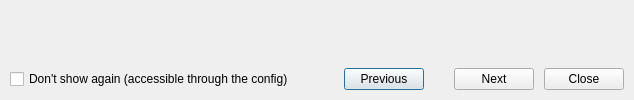
<?xml version="1.0" encoding="UTF-8"?>
<ui version="4.0">
 <class>NewVersionInfoDlg</class>
 <widget class="QDialog" name="NewVersionInfoDlg">
  <property name="windowTitle">
   <string>What's new in GitQlient?</string>
  </property>
  <property name="windowIcon">
   <iconset resource="../GitQlient.qrc">
    <normaloff>:/icons/GitQlientLogoSVG</normaloff>:/icons/GitQlientLogoSVG</iconset>
  </property>
  <layout class="QVBoxLayout" name="verticalLayout">
   <property name="spacing">
    <number>10</number>
   </property>
   <property name="leftMargin">
    <number>10</number>
   </property>
   <property name="topMargin">
    <number>10</number>
   </property>
   <property name="rightMargin">
    <number>10</number>
   </property>
   <property name="bottomMargin">
    <number>10</number>
   </property>
   <item>
    <widget class="QLabel" name="lGitQlientVersion">
     <property name="font">
      <font>
       <pointsize>18</pointsize>
      </font>
     </property>
     <property name="text">
      <string/>
     </property>
     <property name="alignment">
      <set>Qt::AlignCenter</set>
     </property>
    </widget>
   </item>
   <item>
    <spacer name="verticalSpacer">
     <property name="orientation">
      <enum>Qt::Vertical</enum>
     </property>
     <property name="sizeType">
      <enum>QSizePolicy::Fixed</enum>
     </property>
     <property name="sizeHint" stdset="0">
      <size>
       <width>20</width>
       <height>5</height>
      </size>
     </property>
    </spacer>
   </item>
   <item>
    <widget class="QStackedWidget" name="stackedWidget">
     <property name="currentIndex">
      <number>-1</number>
     </property>
    </widget>
   </item>
   <item>
    <layout class="QGridLayout" name="gridLayout">
     <item row="0" column="1">
      <spacer name="horizontalSpacer">
       <property name="orientation">
        <enum>Qt::Horizontal</enum>
       </property>
       <property name="sizeHint" stdset="0">
        <size>
         <width>40</width>
         <height>20</height>
        </size>
       </property>
      </spacer>
     </item>
     <item row="0" column="2">
      <widget class="QPushButton" name="pbPrevious">
       <property name="text">
        <string>Previous</string>
       </property>
      </widget>
     </item>
     <item row="0" column="3">
      <spacer name="horizontalSpacer_2">
       <property name="orientation">
        <enum>Qt::Horizontal</enum>
       </property>
       <property name="sizeType">
        <enum>QSizePolicy::Fixed</enum>
       </property>
       <property name="sizeHint" stdset="0">
        <size>
         <width>20</width>
         <height>20</height>
        </size>
       </property>
      </spacer>
     </item>
     <item row="0" column="4">
      <widget class="QPushButton" name="pbNext">
       <property name="text">
        <string>Next</string>
       </property>
      </widget>
     </item>
     <item row="0" column="5">
      <widget class="QPushButton" name="pbClose">
       <property name="text">
        <string>Close</string>
       </property>
      </widget>
     </item>
     <item row="0" column="0">
      <widget class="CheckBox" name="chNotAgain">
       <property name="text">
        <string>Don't show again (accessible through the config)</string>
       </property>
      </widget>
     </item>
    </layout>
   </item>
  </layout>
 </widget>
 <customwidgets>
  <customwidget>
   <class>CheckBox</class>
   <extends>QCheckBox</extends>
   <header>CheckBox.h</header>
  </customwidget>
 </customwidgets>
 <resources>
  <include location="../GitQlient.qrc"/>
 </resources>
 <connections/>
</ui>
